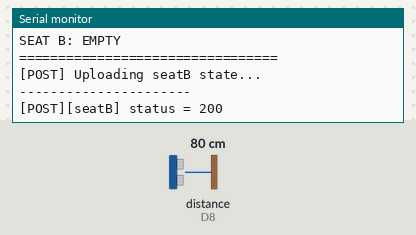
This sketch was run on a simulated Arduino Uno R4 WiFi. Shown: the last lines printed to the serial monitor. Wiring (inferred from the names in the program): ultrasonic range finder: trigger D9; echo D8. Inputs (shaded band) come from the test bench; at power-on: distance to the obstacle (sensor on D8) 80 cm. The echo pulse lasts 58.3 µs per cm; WiFi joins after 1.5 s; servers stay silent unless stated; uploads are accepted with an empty reply.

Above: at 5.7 s.
5.8 s: distance to the obstacle (sensor on D8) set to 2 cm
At 8.58 s:
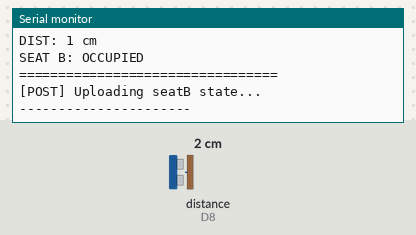
9.0 s: distance to the obstacle (sensor on D8) set to 4 cm
At 13.4 s:
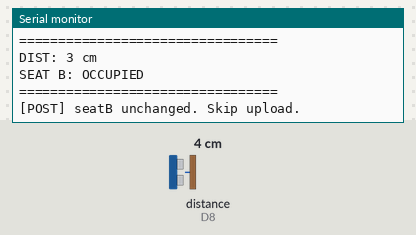
Timing chart, 0 to 14.9 s (numbered marks = the images above; inputs shaded):
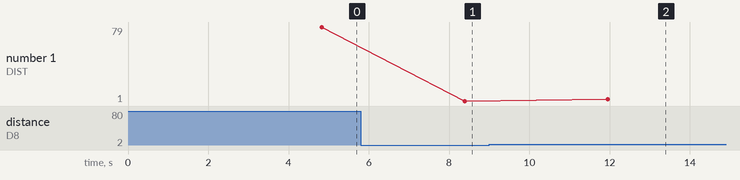

The sketch:

oneM2M_nodeB.ino
```cpp
// =====================================================
// oneM2M seatB 업로드 코드 - Arduino UNO R4 WiFi
// HC-SR04 초음파 센서로 착석 여부를 측정하고
// oneM2M 플랫폼의 seatB 컨테이너에 저장
// =====================================================

// ── ArduinoJson 메모리 최적화 설정 ─────────────────────
#define ARDUINOJSON_SLOT_ID_SIZE       1
#define ARDUINOJSON_STRING_LENGTH_SIZE 1
#define ARDUINOJSON_USE_DOUBLE         0
#define ARDUINOJSON_USE_LONG_LONG      0

// ── 라이브러리 포함 ──────────────────────────────────
#include <WiFiS3.h>
#include <WiFiSSLClient.h>
#include <ArduinoJson.h>

#include "secrets.h"   // SECRET_SSID, SECRET_PASS, API_KEY, LECTURE, CREATOR

// ── HC-SR04 센서 핀 설정 ──────────────────────────────
#define TRIG_PIN 9
#define ECHO_PIN 8

// ── 네트워크 / 타이밍 설정 ────────────────────────────
const unsigned long LOOP_DELAY_MS = 3000;   // 측정 주기
const unsigned long WIFI_WAIT_MS  = 30000;  // WiFi 연결 최대 대기
const unsigned long HTTP_WAIT_MS  = 10000;  // HTTP 응답 최대 대기
const int PORT = 443;
const char* HOST = "onem2m.iotcoss.ac.kr";

// ── oneM2M 설정 ──────────────────────────────────────
const char* ONEM2M_ORIGIN = "SOrigin_tableB"; // seatB 보드용으로 구분 권장
const char* RVI           = "2a";

const char* CSEBASE  = "/Mobius";
const char* AE_RN    = "ae_table";    // 기존 AE 이름과 동일하게 사용 가능
const char* SEAT_CNT = "seatB";       // seatB 컨테이너에 저장

// ── 착석 판정 설정 ───────────────────────────────────
const int OCCUPIED_DISTANCE_CM = 30;  // 30cm 이하면 착석
const int DISTANCE_SAMPLES = 5;       // 평균 측정 횟수

// ── 전역 변수 ─────────────────────────────────────────
bool networkReady = false;
bool prevOccupied = false;
bool firstSeatUpload = true;
uint32_t reqSeq = 1;

// ── 객체 생성 ─────────────────────────────────────────
WiFiSSLClient wifi;

// =====================================================
// 함수 선언
// =====================================================
bool ensureWifiConnected(unsigned long maxWaitMs);
String nextRI();
int readHttpStatusLine();
int post(String path, int ty, String body);
String serializeCIN(String content);
int postCIN(String path, String content);

int readDistanceRaw();
int readDistanceAveraged();
void uploadSeatB(int distance, bool occupied);

// =====================================================
// setup()
// =====================================================
void setup() {
    Serial.begin(115200);
    while (!Serial);

    pinMode(TRIG_PIN, OUTPUT);
    pinMode(ECHO_PIN, INPUT);
    digitalWrite(TRIG_PIN, LOW);

    if (WiFi.status() == WL_NO_MODULE) {
        Serial.println("[FATAL] WiFi module not found.");
        while (true) delay(1000);
    }

    Serial.println("[SETUP] Connecting WiFi...");
    if (!ensureWifiConnected(WIFI_WAIT_MS)) {
        Serial.println("[FATAL] WiFi connection failed.");
        while (true) delay(1000);
    }

    delay(3000);
    networkReady = true;

    Serial.println("[SETUP] seatB uploader ready.");
}

// =====================================================
// loop()
// =====================================================
void loop() {
    // 1. WiFi 연결 확인
    if (WiFi.status() != WL_CONNECTED) {
        networkReady = false;
        Serial.println("[WiFi] Disconnected. Reconnecting...");

        if (ensureWifiConnected(WIFI_WAIT_MS)) {
            networkReady = true;
            Serial.println("[WiFi] Reconnected.");
            delay(1000);
        } else {
            Serial.println("[WiFi] Reconnect failed.");
            delay(3000);
            return;
        }
    }

    if (!networkReady) {
        delay(3000);
        return;
    }

    // 2. 거리 측정
    int distance = readDistanceAveraged();

    bool occupied = false;
    if (distance != -1) {
        occupied = (distance < OCCUPIED_DISTANCE_CM);
    }

    // 3. 시리얼 출력
    Serial.println("=================================");
    if (distance == -1) {
        Serial.println("DIST: invalid");
        Serial.println("SEAT B: unknown -> treated as EMPTY");
    } else {
        Serial.print("DIST: ");
        Serial.print(distance);
        Serial.println(" cm");

        Serial.print("SEAT B: ");
        Serial.println(occupied ? "OCCUPIED" : "EMPTY");
    }
    Serial.println("=================================");

    // 4. 초기 1회 또는 상태 변화 시 업로드
    if (firstSeatUpload || occupied != prevOccupied) {
        Serial.println("[POST] Uploading seatB state...");
        uploadSeatB(distance, occupied);
        prevOccupied = occupied;
        firstSeatUpload = false;
    } else {
        Serial.println("[POST] seatB unchanged. Skip upload.");
    }

    delay(LOOP_DELAY_MS);
}

// =====================================================
// readDistanceRaw()
// - 초음파 센서 1회 측정
// - 실패 시 -1 반환
// =====================================================
int readDistanceRaw() {
    digitalWrite(TRIG_PIN, LOW);
    delayMicroseconds(2);

    digitalWrite(TRIG_PIN, HIGH);
    delayMicroseconds(10);
    digitalWrite(TRIG_PIN, LOW);

    long duration = pulseIn(ECHO_PIN, HIGH, 30000);

    if (duration == 0) {
        return -1;
    }

    int distance = duration * 17 / 1000;
    return distance;
}

// =====================================================
// readDistanceAveraged()
// - 여러 번 측정 후 평균값 반환
// - 유효값 없으면 -1
// =====================================================
int readDistanceAveraged() {
    long sum = 0;
    int validCount = 0;

    for (int i = 0; i < DISTANCE_SAMPLES; i++) {
        int d = readDistanceRaw();

        if (d != -1 && d > 0 && d < 400) {
            sum += d;
            validCount++;
        }

        delay(60);
    }

    if (validCount == 0) {
        return -1;
    }

    return sum / validCount;
}

// =====================================================
// uploadSeatB()
// - seatB 상태를 JSON으로 만들어 oneM2M에 업로드
// =====================================================
void uploadSeatB(int distance, bool occupied) {
    StaticJsonDocument<128> seatDoc;
    seatDoc["distance"] = distance;
    seatDoc["occupied"] = occupied;

    String payload;
    serializeJson(seatDoc, payload);

    int sc = postCIN(
        String(CSEBASE) + "/" + AE_RN + "/" + SEAT_CNT,
        payload
    );

    Serial.print("[POST][seatB] status = ");
    Serial.println(sc);
}

// =====================================================
// ensureWifiConnected()
// =====================================================
bool ensureWifiConnected(unsigned long maxWaitMs) {
    if (WiFi.status() == WL_CONNECTED) return true;

    Serial.print("[WiFi] Connecting to SSID: ");
    Serial.println(SECRET_SSID);

    WiFi.begin(SECRET_SSID, SECRET_PASS);

    unsigned long start = millis();
    while (millis() - start < maxWaitMs) {
        if (WiFi.status() == WL_CONNECTED) {
            Serial.println();
            Serial.println("[WiFi] Connected.");

            Serial.print("SSID: ");
            Serial.println(WiFi.SSID());

            IPAddress ip = WiFi.localIP();
            Serial.print("IP Address: ");
            Serial.println(ip);

            long rssi = WiFi.RSSI();
            Serial.print("Signal strength (RSSI): ");
            Serial.print(rssi);
            Serial.println(" dBm");

            return true;
        }

        Serial.print(".");
        delay(250);
    }

    Serial.println();
    return false;
}

// =====================================================
// nextRI()
// =====================================================
String nextRI() {
    String ri = "r-";
    ri += String(reqSeq++);
    return ri;
}

// =====================================================
// readHttpStatusLine()
// =====================================================
int readHttpStatusLine() {
    String line = wifi.readStringUntil('\n');
    line.trim();

    if (!line.startsWith("HTTP/")) return -1;

    int sp1 = line.indexOf(' ');
    if (sp1 < 0) return -1;

    int sp2 = line.indexOf(' ', sp1 + 1);
    if (sp2 < 0) sp2 = line.length();

    String codeStr = line.substring(sp1 + 1, sp2);
    return codeStr.toInt();
}

// =====================================================
// post()
// =====================================================
int post(String path, int ty, String body) {
    Serial.println("----------------------");

    if (!wifi.connect(HOST, PORT)) {
        Serial.println("[ERROR] TLS connect failed (POST)");
        wifi.stop();
        return -1;
    }

    String ri = nextRI();

    wifi.println("POST " + path + " HTTP/1.1");
    wifi.println("Host: " + String(HOST));
    wifi.println("X-M2M-Origin: " + String(ONEM2M_ORIGIN));
    wifi.println("X-M2M-RI: " + ri);
    wifi.println("X-M2M-RVI: " + String(RVI));
    wifi.println("X-API-KEY: " + String(API_KEY));
    wifi.println("X-AUTH-CUSTOM-LECTURE: " + String(LECTURE));
    wifi.println("X-AUTH-CUSTOM-CREATOR: " + String(CREATOR));
    wifi.println("Content-Type: application/json;ty=" + String(ty));
    wifi.println("Content-Length: " + String(body.length()));
    wifi.println("Connection: close");
    wifi.println();
    wifi.print(body);

    unsigned long t0 = millis();
    while (!wifi.available()) {
        if (millis() - t0 > HTTP_WAIT_MS) {
            Serial.println("[ERROR] Response timeout (POST)");
            wifi.stop();
            return -1;
        }
        delay(10);
    }

    int sc = readHttpStatusLine();
    wifi.stop();
    return sc;
}

// =====================================================
// serializeCIN()
// =====================================================
String serializeCIN(String content) {
    StaticJsonDocument<256> doc;
    JsonObject m2m_cin = doc.createNestedObject("m2m:cin");
    m2m_cin["cnf"] = "application/json";
    m2m_cin["con"] = content;

    String out;
    serializeJson(doc, out);
    return out;
}

// =====================================================
// postCIN()
// =====================================================
int postCIN(String path, String content) {
    String body = serializeCIN(content);
    return post(path, 4, body);
}
```

secrets.h
```cpp
// ============================================
// WiFi 연결 정보
// ============================================

#define SECRET_SSID ""        // 와이파이 SSID
#define SECRET_PASS ""        // 와이파이 비밀번호


// ============================================
// IoTCoss 개방형사물인터넷 플랫폼 개인 연결 정보
// ============================================

#define API_HOST "onem2m.iotcoss.ac.kr"    // 플랫폼 주소
#define HTTPS_PORT 443                     // HTTPS 포트번호

// https://platform.iotcoss.ac.kr/dashboard/api-guide

#define ORIGIN "SOrigin_2022111934_t1"      // oneM2M Origin(예: SOrigin_학번_t1)
#define API_KEY ""             // iotCOSS API KEY
#define CREATOR ""             // iotCOSS CREATOR(예: sju12345678)
#define LECTURE ""             // iotCOSS LECTURE(예: LCT_20250009)
```

Measured:
- after the input at 5.8 s, the serial monitor: prints a new line after 2.6 s (image 1)
- after the input at 9.0 s, the serial monitor: prints a new line after 3.0 s (image 2)
- plotted number 1: 79 → 1 after the input at 5.8 s, 1 → 3 after the input at 9.0 s
